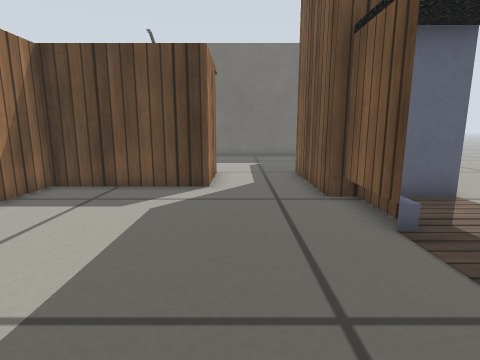
[1] (above)

14 first-person views from a walk through a Gazebo world. The camera is 0.37 m above the floor, tilts 10° down and sees 80° across. The floor is counted in squares, 0.2 m on a side. Each view is taken from the middle of a square. On the plan, view 1 faces up. The plan holds only what a view shows up to about 16 squares ahead; the rest is blank. Some surface patterns are stand-ins.

[2]
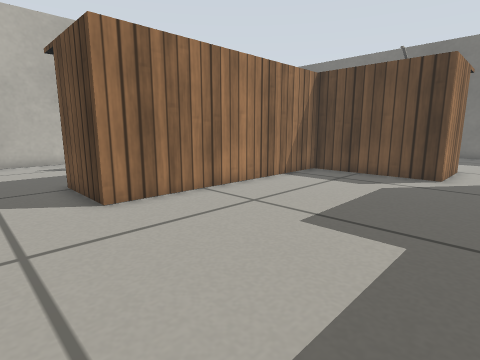

[3]
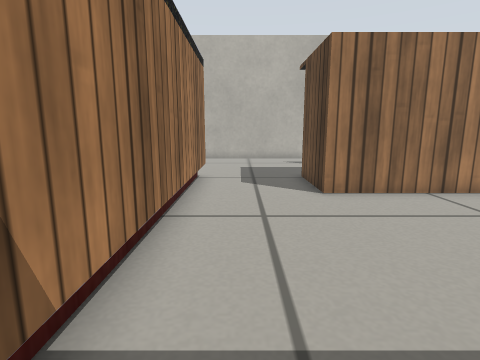

[4]
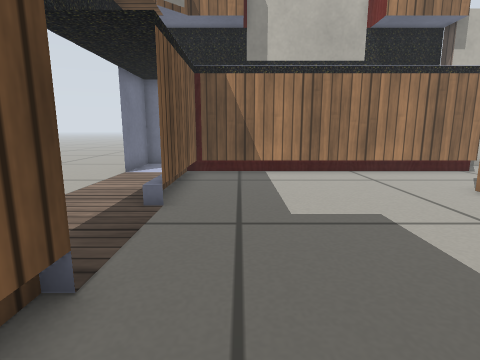

[5]
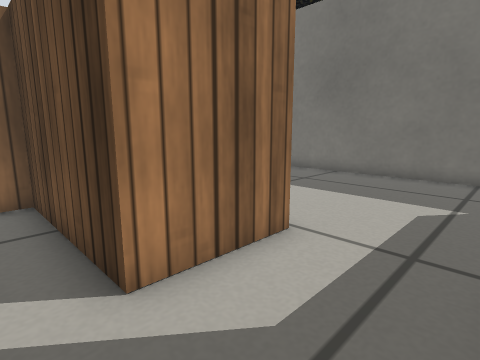

[6]
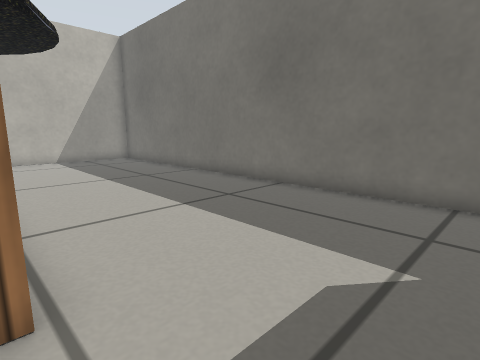

[7]
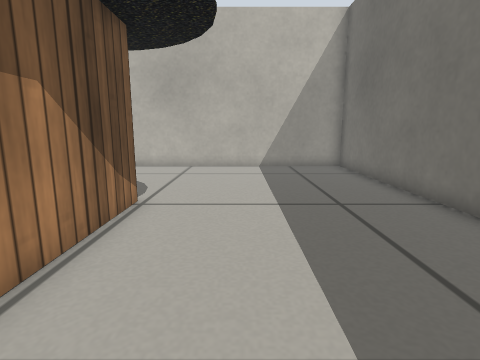

[8]
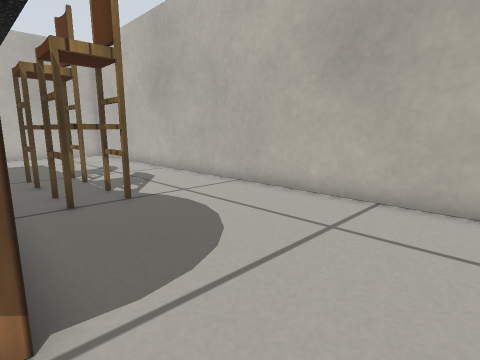

[9]
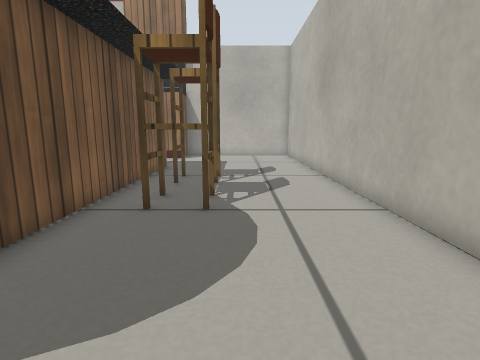

[10]
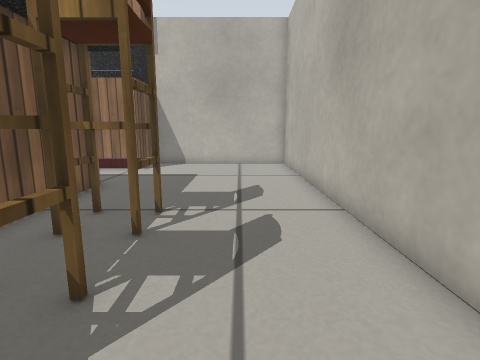

[11]
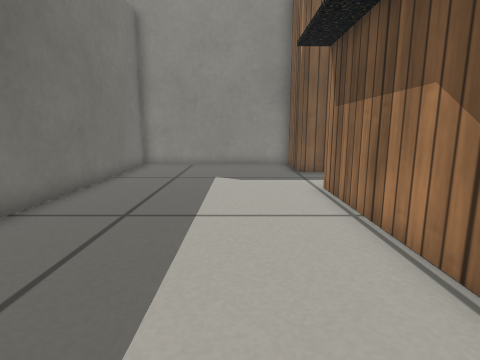

[12]
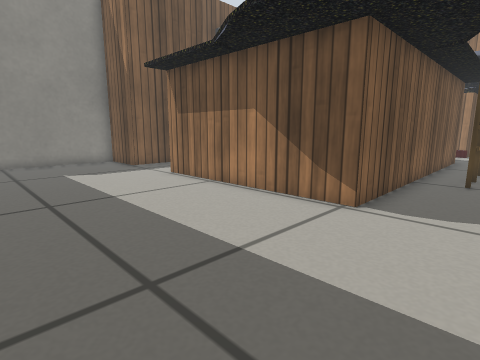

[13]
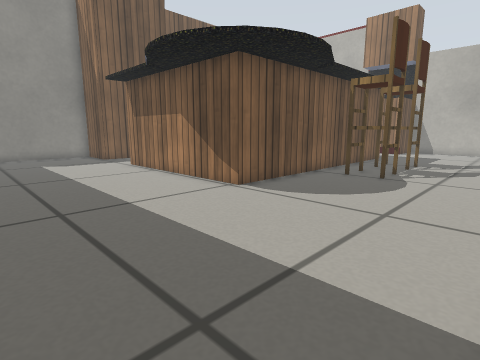

[14]
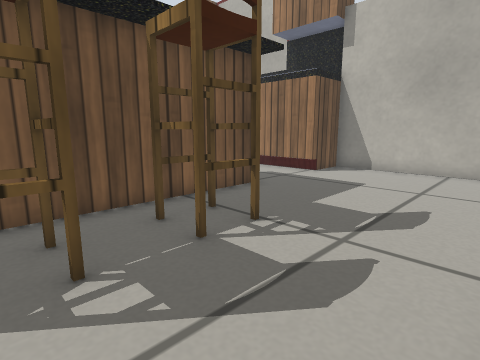

### Floor plan
Key: @ floor where view 1 was taken; # wall or solid block; . floor; T thing the floor can be seen under or through.
Columns run from 17 left of view 1 to 7 right of it. Each row starts with its distance up from view 1.
 20 #######################
 19 #.....................#
 18 #.....................#
 17 #.....................#
 16 #.....................#
 15 #.....................#
 14 #.....................#
 13 #.....................#
 12 #.......#########...###
 11 #.......#       #...#
 10 #.......#       #...#
  9 #.......#  ######...#
  8 #.......#  #........####
  7 #....TT.#  #........#...
  6 #....TT.#  #........#..
  5 #.......#  #...........
  4 #....##.#  #..........
  3 #....##.#  #..........
  2 #.......#  #...........
  1 #.......#  #........#..
  0 #.......####.....@..#...
 -1 #...................#....
 -2 #...................#....
 -3 #...................#....
 -4 #.......####TTTTTTT##....
 -5 #.......#............ .#.
 -6 #.......#             .#.
 -7 #########             ##.

Positions as (right, up) in squares from view 1, and headings:
1: (0, 0), facing up
2: (1, -3), facing up-left
3: (2, -3), facing left
4: (1, 8), facing down
5: (2, 8), facing up-left
6: (2, 12), facing up-left
7: (-2, 15), facing left
8: (-9, 15), facing down-left
9: (-13, 14), facing down
10: (-14, 9), facing down
11: (-10, 15), facing right
12: (-12, 19), facing down-right
13: (-16, 19), facing down-right
14: (-16, 7), facing down-right
